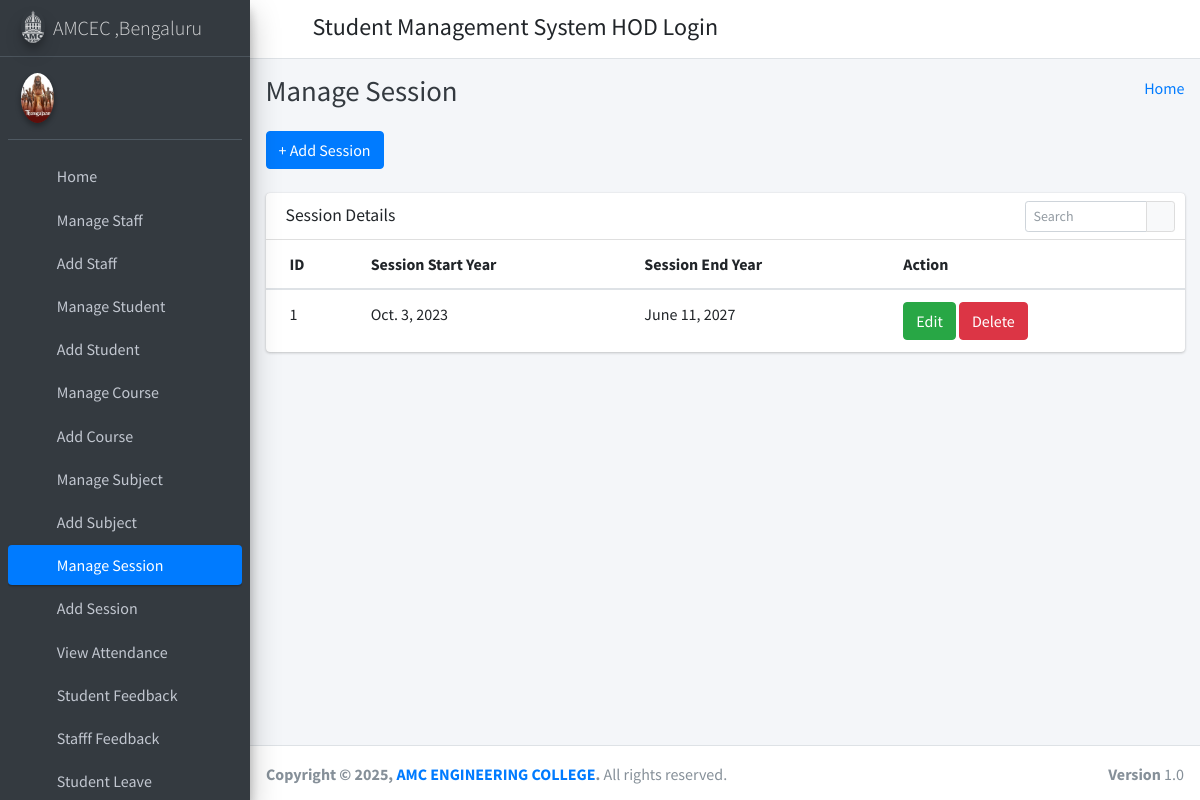
The page /manage_session/ (signed in) on the database its author committed.
### student_management_app/models.py (models this page shows)
class SessionYearModel(models.Model):
    id = models.AutoField(primary_key=True)
    session_start_year = models.DateField()
    session_end_year = models.DateField()
    objects = models.Manager()

### student_management_app/HodViews.py (the view)
# urls.py: path('manage_session/', HodViews.manage_session, name="manage_session"),
def manage_session(request):
    session_years = SessionYearModel.objects.all()
    context = {
        "session_years": session_years
    }
    return render(request, "hod_template/manage_session_template.html", context)

### student_management_app/LoginCheckMiddleWare.py (called while the page is built, shortened)
    def process_view(self, request, view_func, view_args, view_kwargs):
        modulename = view_func.__module__
        user = request.user
        if user.is_authenticated:
            if user.user_type == "1":
                if modulename == "student_management_app.HodViews":
                    pass
                elif modulename == "student_management_app.views" or modulename == "django.views.static":
                    pass
                else:
                    return redirect("admin_home")
            else:
                return redirect("login")
        else:
            if request.path == reverse("login") or request.path == reverse("doLogin"):
                pass
            else:
                return redirect("login")

### student_management_app/templates/hod_template/manage_session_template.html (shortened to what this page needs)
{% extends 'hod_template/base_template.html' %}
{% block page_title %}
    Manage Session
{% endblock page_title %}
{% block main_content %}
{% load static %}
<section class="content">
        <div class="container-fluid">
            <a class="btn btn-primary" href="{% url 'add_session' %}" role="button">+ Add Session</a> <br/>&nbsp;
            <div class="row">
                <div class="col-md-12">
                    <div class="card">
                        <div class="card-header">
                            <h3 class="card-title">Session Details</h3>
                            <div class="card-tools">
                            <div class="input-group input-group-sm" style="width: 150px;">
                                <input type="text" name="table_search" class="form-control float-right" placeholder="Search">
                                <div class="input-group-append">
                                <button type="submit" class="btn btn-default"><i class="fas fa-search"></i></button>
                                </div>
                            </div>
                            </div>
                        </div>
                        <div class="card-body table-responsive p-0">
                            <table class="table table-hover text-nowrap">
                            <thead>
                                <tr>
                                <th>ID</th>
                                <th>Session Start Year</th>
                                <th>Session End Year</th>
                                <th>Action</th>
                                </tr>
                            </thead>
                            <tbody>
                                {% for session_year in session_years %}
                                <tr>
                                <td>{{ session_year.id }}</td>
                                <td>{{ session_year.session_start_year }}</td>
                                <td>{{ session_year.session_end_year }}</td>
                                <td>
                                    <a href="{% url 'edit_session' session_year.id %}" class="btn btn-success">Edit</a>
                                    <a href="{% url 'delete_session' session_year.id %}" class="btn btn-danger">Delete</a>
                                </td>
                                </tr>
                                {% endfor %}
                            </tbody>
                            </table>
                        </div>
                        </div>
                </div>
            </div>
        </div>
      </section>
  {% endblock main_content %}

### rows shown on the page
SessionYearModel: id "1", session_start_year "Oct. 3, 2023", session_end_year "June 11, 2027"
